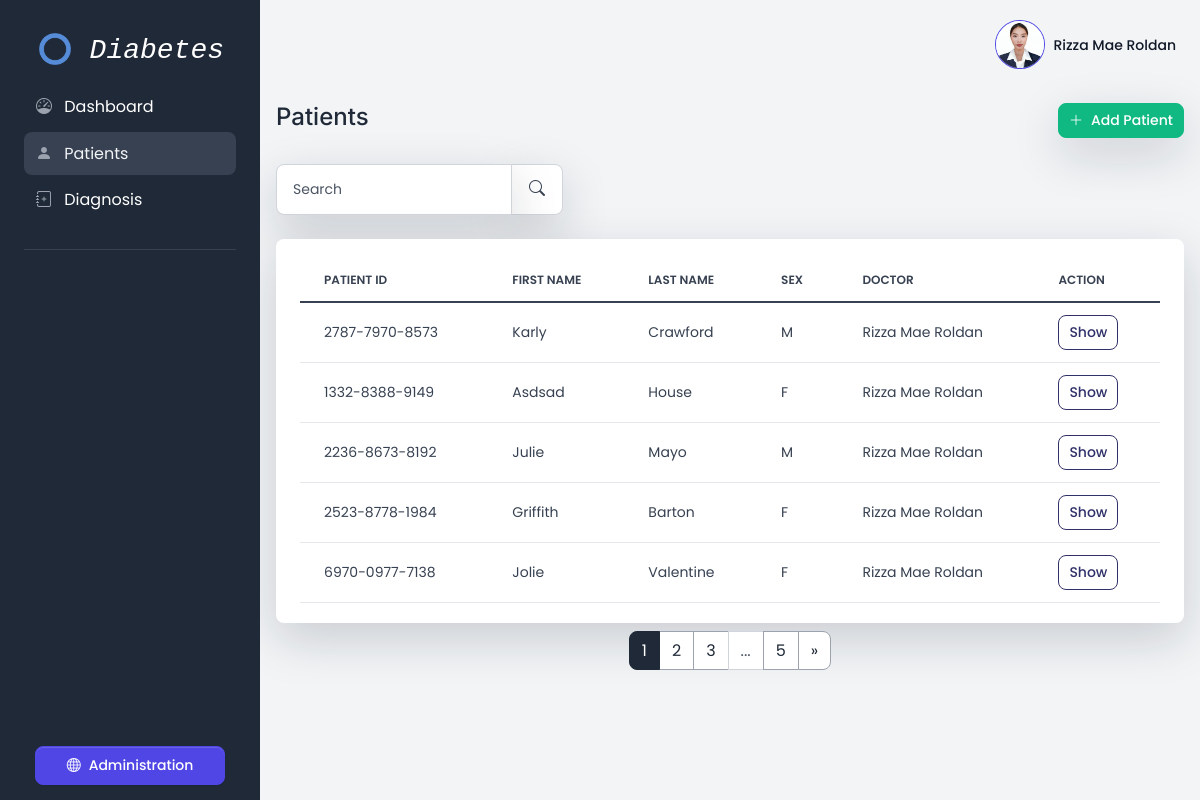
Page /patients/ (signed in) on the earlier database version.
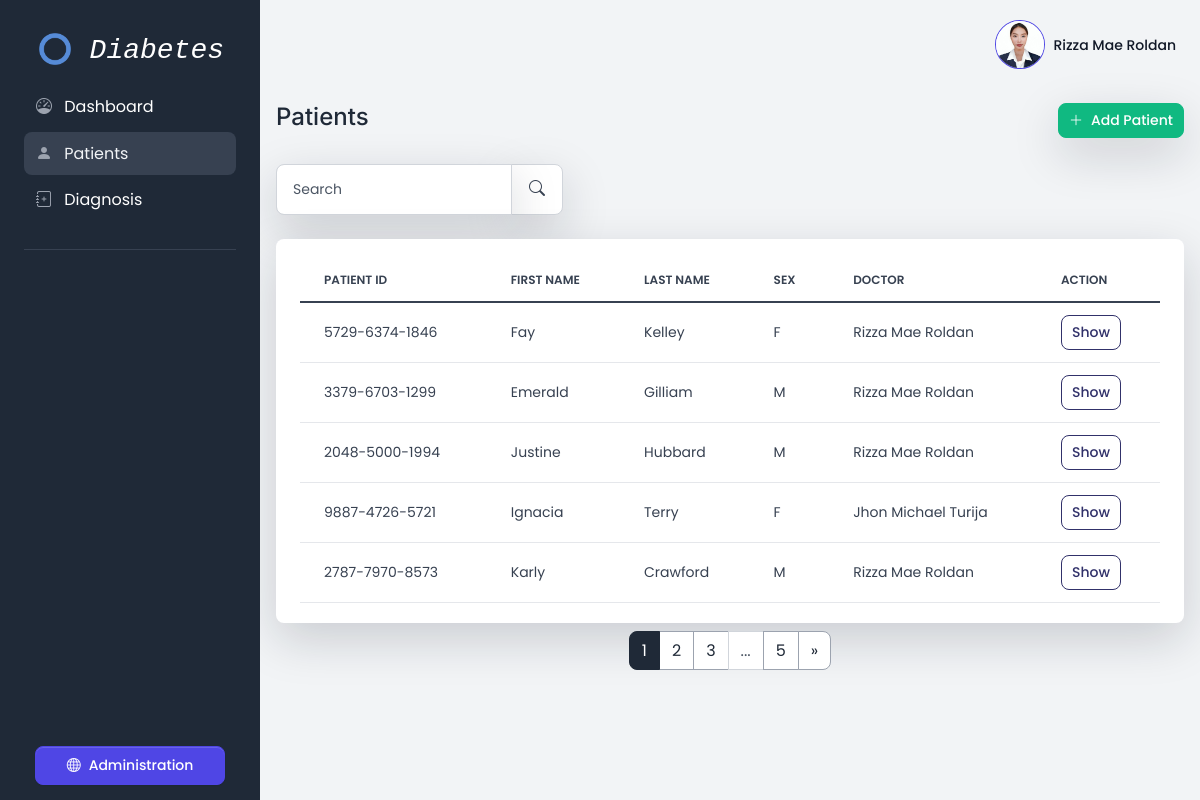
Same page on the later database version.
### diabetes/models.py (models this page shows, shortened)
class Patient(models.Model):
     added_by = models.ForeignKey(User, on_delete=models.SET_NULL, null=True)
     custom_patient_id = models.CharField(max_length=14, unique=True, default=generate_unique_id, verbose_name='Patient ID')
     first_name = models.CharField(max_length=255, verbose_name='First name')
     middle_name = models.CharField(max_length=255, null=True, blank=True, verbose_name='Middle name')
     last_name = models.CharField(max_length=255, verbose_name='Last name')
     sex = models.CharField(max_length=1,choices=(('M','M'),('F','F')))
     address = models.CharField(max_length=255, null=True, blank=True)
     barangay = models.ForeignKey(Barangay, on_delete=models.CASCADE)
     created_at = models.DateTimeField(auto_now_add=True)
     updated_at = models.DateTimeField(auto_now=True)

### diabetes/views.py (the view)
# urls.py: path('patients/', views.patient_index, name='patients'),
@login_required(login_url='/login')
def patient_index(request):
     search = request.GET.get('search')
     if search:
          queryset = Patient.objects.filter(Q(custom_patient_id__icontains = search) | Q(first_name__icontains = search) | Q(last_name__icontains = search) | Q(added_by__first_name__icontains=search) | Q(added_by__last_name__icontains=search)).order_by('-created_at')
     else:
          search = ''
          queryset = Patient.objects.all().order_by('-created_at')
     items_per_page = 5
     paginator = Paginator(queryset, items_per_page)
     page_number = request.GET.get('page')
     patients = paginator.get_page(page_number)
     return render(request, 'diabetes/patient-index.html',{'patients': patients, 'search': search})

### diabetes/templates/diabetes/patient-index.html (shortened to what this page needs)
{% extends 'diabetes/base.html' %}
{% block content %}
<x-app-layout>
	<div class="d-flex justify-content-between flex-wrap flex-md-nowrap align-items-center py-4">
		<div class="d-block mb-md-0">
			<h2 class="h4">Patients</h2>
		</div>
		<div class="btn-toolbar mb-2 mb-md-0">
			<a href="{% url 'patient-create' %}" class="btn btn-sm btn-success d-inline-flex shadow-lg align-items-center text-white animate-up-1">
				<i class="icon icon-xs me-2 bi bi-plus-lg"></i>
				Add Patient
			</a>
		</div>
	</div>
	<div class="table-settings mb-4">
		<div class="row align-items-center justify-content-between">
			<div class="col col-md-6 col-lg-3 col-xl-4">
				<form action="" method="GET">
					<div class="input-group me-2 me-lg-3 fmxw-400">
						<input type="text" name="search" value="{{ search }}" class="form-control shadow-lg" placeholder="Search">
						<span class="input-group-text shadow-lg">
							<button type="submit" class="btn btn-xs">
								<i class="icon fs-6 bi bi-search"></i>
							</button>
						</span>
					</div>
				</form>
			</div>
		</div>
	</div>
	<div class="card card-body border-0 shadow-lg table-wrapper table-responsive mb-2">
		<table class="table table-hover">
			<thead>
				<tr>
					<th class="border-gray-200">Patient ID</th>
					<th class="border-gray-200">First name</th>
					<th class="border-gray-200">Last name</th>
					<th class="border-gray-200">Sex</th>
					<th class="border-gray-200">Doctor</th>
					<th class="border-gray-200">Action</th>
				</tr>
			</thead>
			<tbody>
				{% for patient in patients %}
					<tr>
						<td valign="middle">
							<span class="fw-normal">{{ patient.custom_patient_id }}</span>
						</td>
						<td valign="middle"><span class="fw-normal">{{ patient.first_name|title }}</span></td>
						<td valign="middle"><span class="fw-normal">{{ patient.last_name|title }}</span></td>
						<td valign="middle"><span class="fw-normal">{{ patient.sex|title }}</span></td>
						<td valign="middle"><span class="fw-normal">{{ patient.added_by.first_name|title }} {{ patient.added_by.last_name|title }}</span></td>
						<td valign="middle">
							<a href="{% url 'patient-update' patient.id %}" class="btn btn-sm btn-pill btn-outline-tertiary">Show</a>
						</td>
					</tr>
				{% endfor %}
			</tbody>
		</table>
	</div>
	<div class="d-flex justify-content-center">
		<nav aria-label="Page navigation example">
			<ul class="pagination">
			    {% for num in patients.paginator.page_range %}
				   {% if num > patients.number|add:'-3' and num < patients.number|add:'3' %}
					  {% if num == patients.number %}
							{% if patients.paginator.num_pages != 1 %}
							    <li class="page-item active"><span class="page-link">{{ num }}</span></li>
							{% endif %}
					  {% else %}
						 <li class="page-item"><a class="page-link" href="?page={{ num }}{% if search %}&search={{ search }}{% endif %}">{{ num }}</a></li>
					  {% endif %}
				   {% endif %}
			    {% endfor %}
			    {% if patients.number < patients.paginator.num_pages|add:'-3' %}
				   {% if patients.number < patients.paginator.num_pages|add:'-3' %}
					  <li class="page-item disabled"><span class="page-link">...</span></li>
				   {% endif %}
				   <li class="page-item"><a class="page-link" href="?page={{ patients.paginator.num_pages }}{% if search %}&search={{ search }}{% endif %}">{{ patients.paginator.num_pages }}</a></li>
			    {% endif %}
			    {% if patients.has_next %}
				   <li class="page-item"><a class="page-link" href="?page={{ patients.next_page_number }}{% if search %}&search={{ search }}{% endif %}">»</a></li>
			    {% endif %}
			</ul>
		 </nav>
		</div>
</x-app-layout>
{% endblock %}

Differences in the rows shown:
no longer on this page (row unchanged): Patient: custom_patient_id "1332-8388-9149", first_name "Asdsad", last_name "House", sex "F", added_by.first_name "Rizza Mae", added_by.last_name "Roldan"
no longer on this page (row unchanged): Patient: custom_patient_id "2236-8673-8192", first_name "Julie", last_name "Mayo", sex "M", added_by.first_name "Rizza Mae", added_by.last_name "Roldan"
no longer on this page (row unchanged): Patient: custom_patient_id "2523-8778-1984", first_name "Griffith", last_name "Barton", sex "F", added_by.first_name "Rizza Mae", added_by.last_name "Roldan"
no longer on this page (row unchanged): Patient: custom_patient_id "6970-0977-7138", first_name "Jolie", last_name "Valentine", sex "F", added_by.first_name "Rizza Mae", added_by.last_name "Roldan"
added Patient: custom_patient_id "5729-6374-1846", first_name "Fay", last_name "Kelley", sex "F", added_by.first_name "Rizza Mae", added_by.last_name "Roldan"
added Patient: custom_patient_id "3379-6703-1299", first_name "Emerald", last_name "Gilliam", sex "M", added_by.first_name "Rizza Mae", added_by.last_name "Roldan"
added Patient: custom_patient_id "2048-5000-1994", first_name "Justine", last_name "Hubbard", sex "M", added_by.first_name "Rizza Mae", added_by.last_name "Roldan"
added Patient: custom_patient_id "9887-4726-5721", first_name "Ignacia", last_name "Terry", sex "F", added_by.first_name "Jhon Michael", added_by.last_name "Turija"
